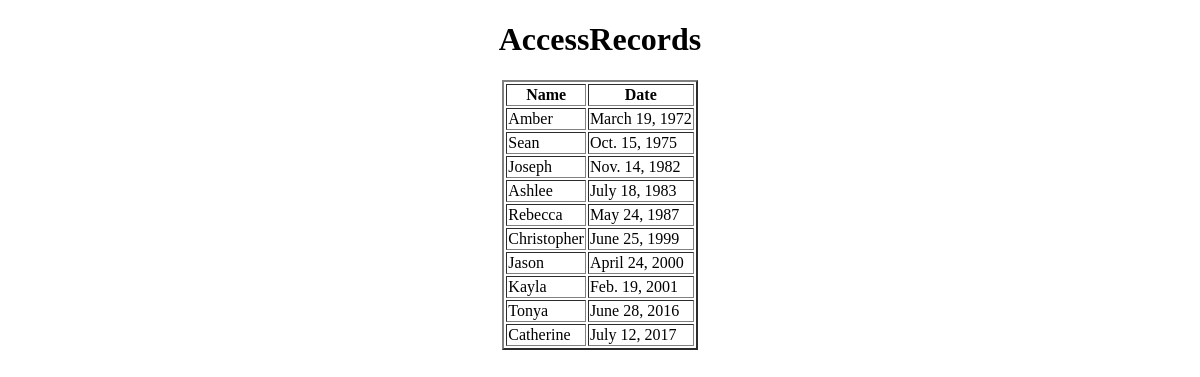
The app's page /display_Access/, older data.
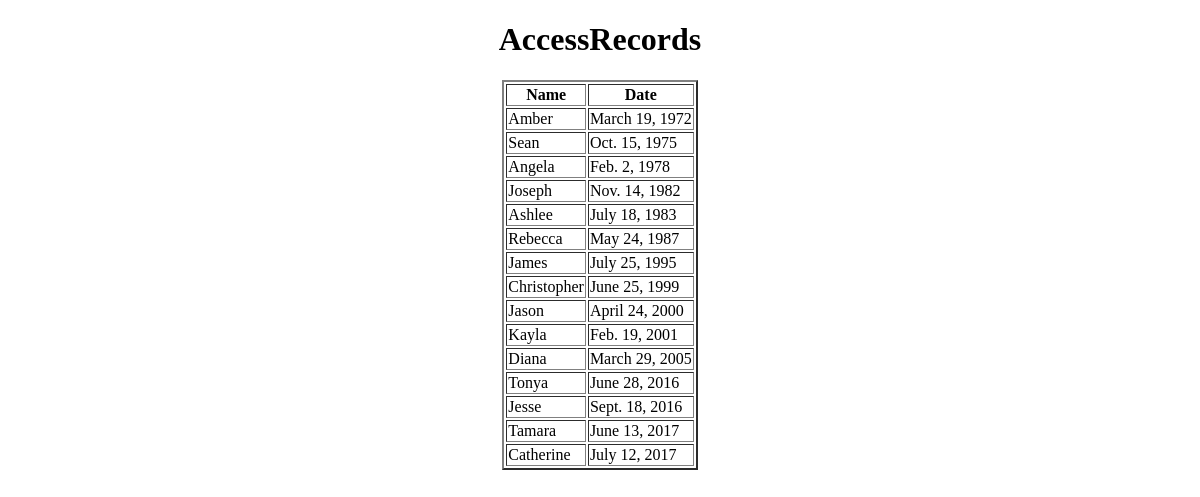
The same page, newer data.
### app/models.py (models this page shows)
class AccesRecords(models.Model):
    name=models.ForeignKey(Webpage,on_delete=models.CASCADE)
    date=models.DateField()

class Webpage(models.Model):
    topic_name=models.ForeignKey(Topic,on_delete=models.CASCADE)
    name=models.CharField(max_length=100)
    url=models.URLField()
    def __str__(self):
        return self.name

### app/views.py (the view)
# urls.py: path('display_Access/',display_Access,name='display_Access'),
def display_Access(request):
    Access=AccesRecords.objects.all()
    Access=AccesRecords.objects.all().order_by('date')
    d={'as':Access}
    return render(request,'display_Access.html',d)

### templates/display_Access.html (shortened to what this page needs)
<!DOCTYPE html>
<html lang="en">
<head>
</head>
<body>
    <center>
        <h1>AccessRecords</h1>
        <table border="2px">
            <tr>
                <th>Name</th>
                <th>Date</th>
            </tr>
            {% for i in as %}
            <tr>
                <td>{{i.name}}</td>
                <td>{{i.date}}</td>
            </tr>
            {% endfor %}
        </table>
    </center>
</body>
</html>

Row changes from the older to the newer data that the page shows:
added AccesRecords: name "Angela", date "Feb. 2, 1978"
added AccesRecords: name "James", date "July 25, 1995"
added AccesRecords: name "Diana", date "March 29, 2005"
added AccesRecords: name "Jesse", date "Sept. 18, 2016"
added AccesRecords: name "Tamara", date "June 13, 2017"
